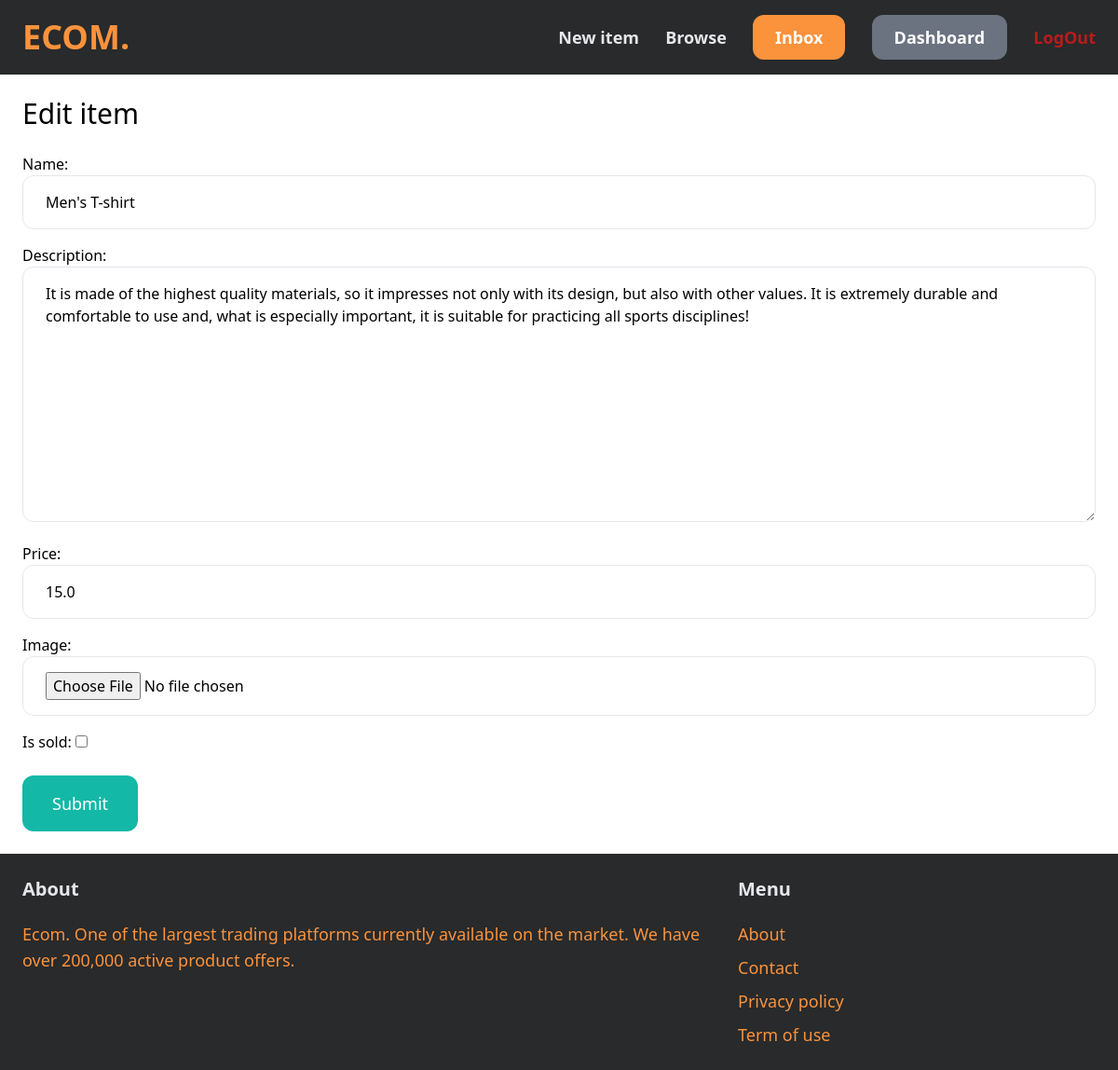
Page /items/8/edit/ (signed in) on the committed database.
### item/models.py (models this page shows, shortened)
class Item(models.Model):
    category = models.ForeignKey(Category, related_name='items', on_delete=models.CASCADE)
    name = models.CharField(max_length=255)
    description = models.TextField(blank=True, null=True)
    price = models.FloatField()
    image = models.ImageField(upload_to='item_images', blank=True, null=True)
    is_sold = models.BooleanField(default=False)
    created_by = models.ForeignKey(User, related_name='items', on_delete=models.CASCADE)
    created_at = models.DateTimeField(auto_now_add=True)

### item/views.py (the view)
# urls.py: path('<int:pk>/edit/', views.edit, name='edit'),
@login_required
def edit(request, pk):
    item = get_object_or_404(Item, pk=pk, created_by=request.user)
    if request.method == 'POST':
        form = EditItemForm(request.POST, request.FILES, instance=item)
        if form.is_valid():
            form.save()
            return redirect('item:detail', pk=item.id)
    else:
        form = EditItemForm(instance=item)
    return render(request, 'item/form.html', {
        'form': form,
        'title': 'Edit item',
    })

### item/forms.py
class EditItemForm(forms.ModelForm):
    class Meta:
        model = Item
        fields = ('name', 'description', 'price', 'image', 'is_sold')
        widgets = {
            'name': forms.TextInput(attrs={
                'class': INPUT_CLASSES
            }),
            'description': forms.Textarea(attrs={
                'class': INPUT_CLASSES
            }),
            'price': forms.TextInput(attrs={
                'class': INPUT_CLASSES
            }),
            'image': forms.FileInput(attrs={
                'class': INPUT_CLASSES
            })
        }

### item/templates/item/form.html (shortened to what this page needs)
{% extends 'core/base.html' %}
{% block content %}
<h1 class="mb-6 text-3xl">{{ title }}</h1>
<form method="post" action="." enctype="multipart/form-data">
    <div class="space-y-4">
        {{ form.as_p }}
    </div>
    <button class="mt-6 py-4 px-8 text-lg bg-teal-500 hover:bg-teal-700 rounded-xl text-white">Submit</button>
</form>
{% endblock %}

### rows in the picture
Item: name "Men's T-shirt", description "It is made of the highest quality materials, so it impresses not only with its design, but also with other values. It is extremely durable and comfortable to use and, what is especially important, it is suitable for practicing all sports disciplines!", price "15.0"

### other values in the picture
{{ title }} "Edit item"
